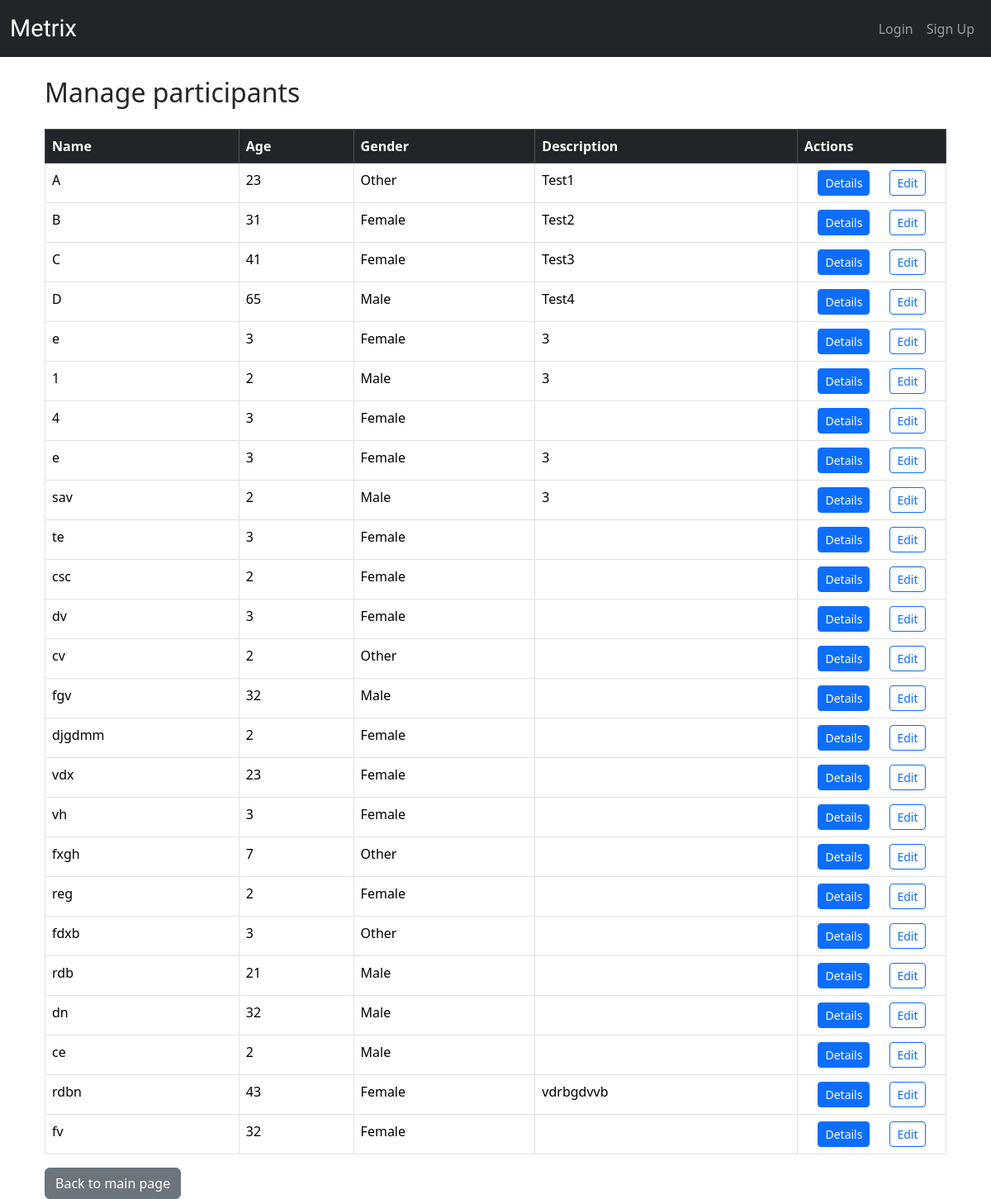
Before: /participants/manage/ with the older database file.
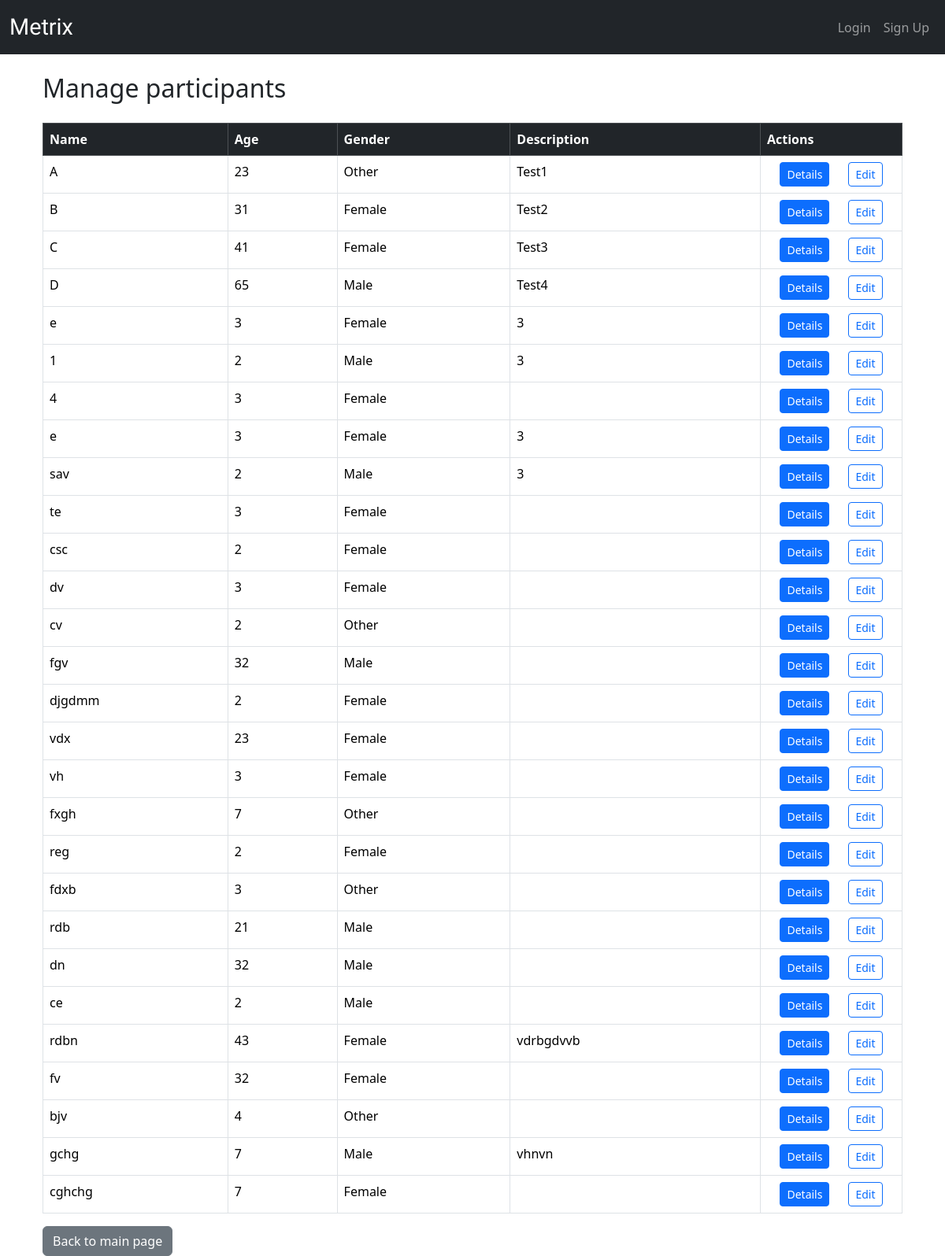
After: the same page with the newer database file.
### metrix/models.py (models this page shows, shortened)
class Participant(models.Model):
    research = models.ForeignKey(Research, on_delete=models.CASCADE)
    participant_id = models.AutoField(primary_key=True)
    name = models.CharField(max_length=100)
    age = models.PositiveIntegerField()
    gender = models.CharField(max_length=10, choices=[('male', 'Male'), ('female', 'Female'), ('other', 'Other')])
    description = models.TextField(blank=True)

### metrix/views.py (the view)
# urls.py: path('participants/manage/', views.participant_manage_list, name='participant-manage-list'),
def participant_manage_list(request):
    participants = Participant.objects.all()
    return render(request, 'metrix/participants_manage.html', {'participants': participants})

### metrix/templates/metrix/participants_manage.html
{% extends 'metrix/base.html' %}
{% block content %}
<div class="container mt-4">
    <h2 class="mb-4">Manage participants</h2>
    {% if participants %}
        <table class="table table-bordered table-hover">
            <thead class="table-dark">
                <tr>
                    <th>Name</th>
                    <th>Age</th>
                    <th>Gender</th>
                    <th>Description</th>
                    <th style="width: 180px;">Actions</th>
                </tr>
            </thead>
            <tbody>
                {% for p in participants %}
                    <tr>
                        <td>{{ p.name }}</td>
                        <td>{{ p.age }}</td>
                        <td>{{ p.get_gender_display }}</td>
                        <td>{{ p.description|truncatewords:10 }}</td>
                        <td class="text-center">
                             <div style="display: flex; justify-content: center; gap: 1.5rem;">
                            <a href="{% url 'participant-detail' p.pk %}" class="btn btn-sm btn-primary">Details</a>
                            <a href="{% url 'participant-edit' p.pk %}" class="btn btn-sm btn-outline-primary">Edit</a>
                             </div>
                        </td>
                    </tr>
                {% endfor %}
            </tbody>
        </table>
    {% else %}
        <div class="alert alert-info">No participants available.</div>
    {% endif %}
    <a href="{% url 'research' %}" class="btn btn-secondary">Back to main page</a>
</div>
{% endblock %}

Changed rows visible on the page:
added Participant: name "bjv", age "4", gender "Other"
added Participant: name "gchg", age "7", gender "Male", description "vhnvn"
added Participant: name "cghchg", age "7", gender "Female"
